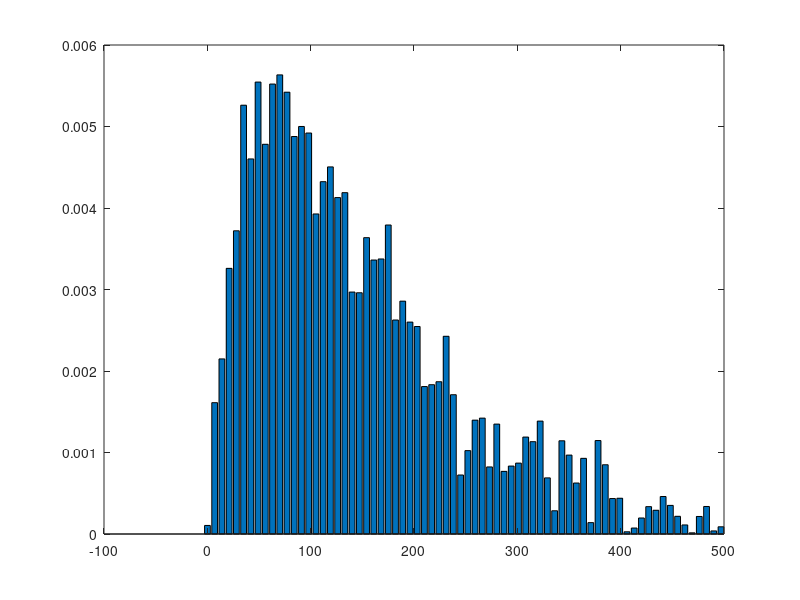

Reproduce this figure in MATLAB. (Note: this script raises an error after producing the figure.)
%% My test bed for generic gamma distribution fitting
% This version tests the 2-parameter gamma fit using Matlab functions
%
% MF 17/03/2019 Cambridge


%% start tidy
close all
clear all
clc
%% (A) use a test shape: 
shape = 2;          % typical of BSn (according to Dover)
scale = 70;
dx = 7; x = 0.1:dx:500;
% x = gaminv((0.005:0.01:0.995),shape,scale);
pdf = gampdf(x,shape,scale); % returns the 2-parameter gamma distribution
if (1)  % add some noise
    pdf = pdf + 0.0005*randn(size(pdf));        
end
n = find(pdf<0);
pdf(n) = pdf(n).*(-1);

figure(1)   % show it as a bar plot
clf
bar(x,pdf)

%% Fit the best 2P gamma distribution to the noisy data
% a) use MATLAB functions (not working correctly)
% [p,ci] = gamfit(pdf,0.05); % returns wrong parameters
% str = sprintf('Shape %5.2f (%0.2f-%0.2f), scale %5.2f (%0.2f-%0.2f)', p(1),ci(1,1),ci(2,1),p(2),ci(1,2),ci(2,2));
% title(str,'fontsize',16);

% b) use Phil's scripts
h = @f_2p_gamma_diff;    % name of function for search  
data.x = x;              % structure for the data
data.y = pdf;
p_init = [2.5 60];      % 1st guess for search [shape scale];

%% send the information to f_generic_fit
% this returns the least square fitted P (p_ret) and the 1-sigma uncertainty in P (ep_ret)
[p_ret, ep_ret] = f_generic_fit(data,p_init,h,1);

str = sprintf('Shape %5.2f \\pm %0.2f, scale %5.2f \\pm %0.2f', p_ret(1), ep_ret(1),p_ret(2), ep_ret(2));
title(str,'fontsize',16);

%% Plot best fit
x_fine = min(x):0.001:max(x);       % nice smooth line
pdf_ret = gampdf(x_fine,p_ret(1),p_ret(2));   % calc the curve
% pdf_ret = gampdf(x_fine,p(1),p(2));   % calc the curve
hold on 
h = plot(x_fine,pdf_ret,'r-','linewidth',2);        

xlabel('Scale','fontsize',14);
ylabel('PDF','fontsize',14);
